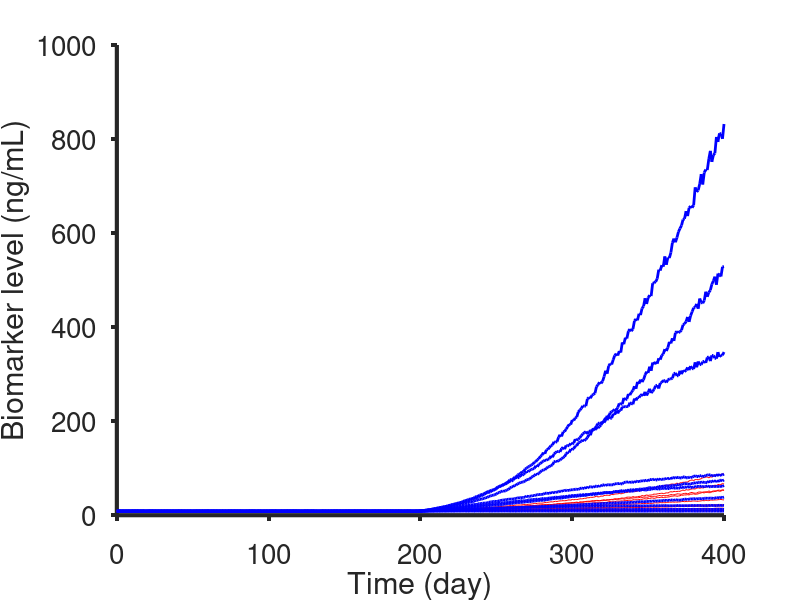

MATLAB code to generate this figure: (Note: this script raises an error after producing the figure.)
%% k_growth_non_agg range and f1 score
clear all; close all; clc
time = (0:400)';
num_patients = 200;
%healthy baseline and std
Ch0 = 8; %ng/mL
std_h = 1.5; %ng/mL
Ch0_rnd = std_h.*randn(num_patients,1) + Ch0;
s_mean_k_gr_non = linspace(0,0.015,10);
max_k_gr_non = log(2)/18/30 + s_mean_k_gr_non;% ;
min_k_gr_non = 1e-5 + s_mean_k_gr_non;% ;
max_k_decay_non = log(2)/5/30;
min_k_decay_non = log(2)/24/30;
k_gr_non_rnd = (max_k_gr_non - min_k_gr_non).*rand(num_patients,1) + min_k_gr_non;%mean([0 1/18/30]);
k_decay_non_rnd = (max_k_decay_non - min_k_decay_non).*rand(num_patients,size(k_gr_non_rnd,2)) + min_k_decay_non;%mean([1/(24*30) 1/150]);

m_k_gr_non_rnd = mean(k_gr_non_rnd);
m_k_decay_non_rnd = mean(k_decay_non_rnd);
sd_k_gr_non_rnd = std(k_gr_non_rnd );

%unhealthy baseline and std
Ca0 = 8; %ng/mL
std_a = 1.5; %ng/mL
Ca0_rnd = std_a.*randn(num_patients,1) + Ca0;
s_mean_k_growth_agg = linspace(0,0.05,10);
max_k_gr_agg = log(2)/2/30 + s_mean_k_growth_agg;
min_k_gr_agg = log(2)/18/300 + s_mean_k_growth_agg;
max_k_decay_agg = log(2)/30;
min_k_decay_agg = log(2)/5/30;
k_gr_agg_rnd = (max_k_gr_agg - min_k_gr_agg).*rand(num_patients,1) + min_k_gr_agg;%linspace(1/18/30,1/2/30,50); %day-1
k_decay_agg_rnd = (max_k_decay_agg - min_k_decay_agg).*rand(num_patients,size(k_gr_non_rnd,2)) + min_k_decay_agg;%linspace(1/150,1/30,50); %day-1

m_k_gr_agg_rnd = mean(k_gr_agg_rnd);
m_k_decay_agg_rnd = mean(k_decay_agg_rnd);

noise_i = 5;

C_healthy = zeros(numel(time),num_patients);
C_unhealthy = zeros(numel(time),num_patients);
t_onset = 200;



for k = 1:size(k_gr_non_rnd,2)
    for j = 1:num_patients
        for i = 1:numel(time)
            if i < t_onset
                C_healthy(i,j,k) = Ch0_rnd(j);
                C_unhealthy(i,j,k) = Ca0_rnd(j);
            else
                C_healthy(i,j,k) = Ch0_rnd(j)*exp((k_gr_non_rnd(j,k)./k_decay_non_rnd(j,k))*(1-exp(-k_decay_non_rnd(j,k)*time(i-(t_onset-1)))));
                C_unhealthy(i,j,k) = Ca0_rnd(j)*exp((k_gr_agg_rnd(j,k)/k_decay_agg_rnd(j,k))*(1-exp(-k_decay_agg_rnd(j,k)*time(i-(t_onset-1)))));
            end
        end
    end
end


C_healthy_noise1 = zeros(numel(time),num_patients,size(k_gr_non_rnd,2));
C_unhealthy_noise1 = zeros(numel(time),num_patients,size(k_gr_non_rnd,2));

for k = 1:size(k_gr_non_rnd,2)
    for j = 1:num_patients
        C_healthy_noise1(:,j,k) = C_healthy(:,j,k)+noise_i*rand(1,numel(C_healthy(:,j,k)))'.*C_healthy(:,j,k)/100;
        C_unhealthy_noise1(:,j,k) = C_unhealthy(:,j,k)+noise_i*rand(1,numel(C_unhealthy(:,j,k)))'.*C_unhealthy(:,j,k)/100;
    end
end

figure;plot(time,squeeze(C_healthy_noise1(:,1,:)),'r-',time,squeeze(C_unhealthy_noise1(:,1,:)),'b-','LineWidth', 2);%,time,squeeze(C_unhealthy_noise1(:,1,:)),'b-'); 
title('');
xlabel('Time (day)'); ylabel('Biomarker level (ng/mL)');
set(gca,'box','off','TickDir','out',...
    'FontSize',20,'FontName','Helvetica','LineWidth', 3);

% KNN
% model 1
p = 0.9;      % proportion of rows to select for training
N = num_patients;  % total number of rows
test_iter = 10;
tf_healthy = false(N,size(k_gr_non_rnd,2),size(k_gr_agg_rnd,2),test_iter);    % create logical index vector
tf_healthy(1:round(p*N),:,:,:) = true;

for m = 1:size(k_gr_agg_rnd,2)
    for n = 1:size(k_gr_non_rnd,2)
        for l = 1:test_iter
            tf_healthy2(:,n,m,l) = tf_healthy(randperm(N),n,m,l);   % randomise order
            C_healthy_noise1_train(:,:,n,m,l) = C_healthy_noise1(:,squeeze(tf_healthy2(:,n,m,l)),n);
            C_healthy_noise1_test(:,:,n,m,l) = C_healthy_noise1(:,squeeze(~tf_healthy2(:,n,m,l)),m);
            % for now using the same index of random selection for healthy and
            % unhealthy
            C_unhealthy_noise1_train(:,:,n,m,l) = C_unhealthy_noise1(:,squeeze(tf_healthy2(:,n,m,l)),n);
            C_unhealthy_noise1_test(:,:,n,m,l) = C_unhealthy_noise1(:,squeeze(~tf_healthy2(:,n,m,l)),m);
            
            train_data(:,:,n,m,l) = [C_healthy_noise1_train(:,:,n,m,l),C_unhealthy_noise1_train(:,:,n,m,l)];
            test_data(:,:,n,m,l) = [C_healthy_noise1_test(:,:,n,m,l),C_unhealthy_noise1_test(:,:,n,m,l)];
            train_labels(:,n,m,l) = [ones(1,p*N),zeros(1,p*N)];
            test_true_labels(:,n,m,l) = [ones(1,round((1-p)*N)),zeros(1,round((1-p)*N))];
            
            [predicted_labels(:,n,m,l),nn_index,accuracy] = KNN_(3,train_data(:,:,n,m,l)',train_labels(:,n,m,l)',test_data(:,:,n,m,l)');
            [cm(:,:,n,m,l),gn(:,:,n,m,l)] = confusionmat(test_true_labels(:,n,m,l)',predicted_labels(:,n,m,l));
            % precision, recall and f1Scores
            precision(:,n,m,l) = diag(cm(:,:,n,m,l))./sum(cm(:,:,n,m,l),2);
            recall(:,n,m,l) = diag(cm(:,:,n,m,l))./sum(cm(:,:,n,m,l),1)';
            f1Scores(:,n,m,l) = 2*(precision(:,n,m,l).*recall(:,n,m,l))./(precision(:,n,m,l)+recall(:,n,m,l));
        end
        meanF1(n,m) = mean(mean(f1Scores(:,n,m,:),1),4);
    end
end




figure;
for i = 3:3%size(k_gr_agg_rnd,2)
    h = plot(m_k_gr_non_rnd, meanF1(:,end-1),'*','MarkerSize',15);
    hold on
end
title('k_{Growth} Non-aggressive');
xlabel('k_{Growth} Non-aggressive (day^{-1})'); ylabel('f1 score');
set(gca,'box','off','TickDir','out',...
    'FontSize',24,'FontName','Helvetica','LineWidth', 3);
set(h,'linestyle','none');